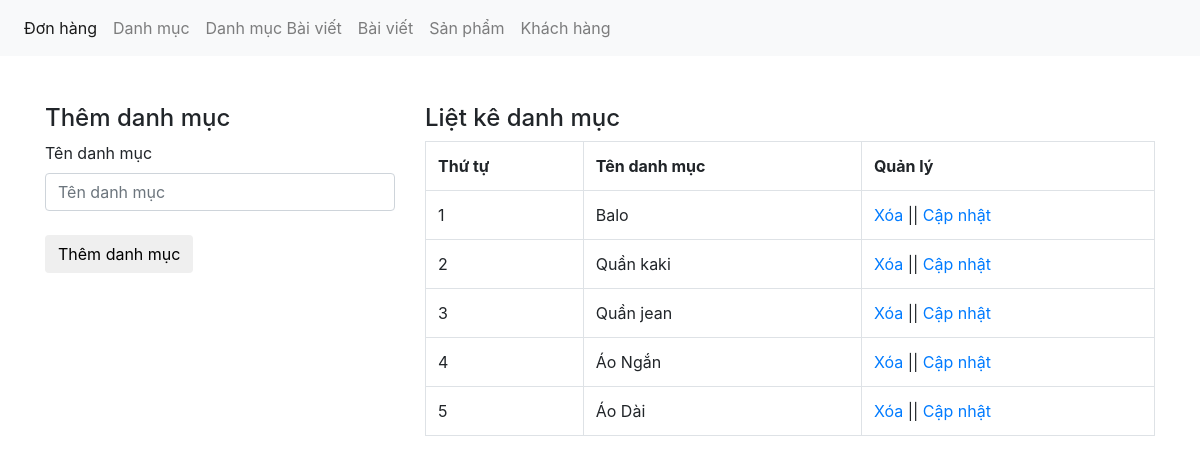
Page /admin/xulydanhmuc.php on the committed database.
### tables this page shows
CREATE TABLE `tbl_category` (
  `category_id` int(11) NOT NULL,
  `category_name` varchar(50) NOT NULL
);

### admin/xulydanhmuc.php (the view, shortened to what this page needs)
<?php
	include('../db/connect.php');
?>
<!DOCTYPE html>
<html lang="en">
<head>
	<link href="../css/bootstrap.css" rel="stylesheet" type="text/css" media="all" />
</head>
<body>
	<nav class="navbar navbar-expand-lg navbar-light bg-light">
	  <div class="collapse navbar-collapse" id="navbarNav">
	    <ul class="navbar-nav">
	      <li class="nav-item active">
	        <a class="nav-link" href="xulydonhang.php">Đơn hàng <span class="sr-only">(current)</span></a>
	      </li>
	      <li class="nav-item">
	        <a class="nav-link" href="xulydanhmuc.php">Danh mục</a>
	      </li>
	         <li class="nav-item">
	        <a class="nav-link" href="xulydanhmucbaiviet.php">Danh mục Bài viết</a>
	      </li>
	         <li class="nav-item">
	        <a class="nav-link" href="xulybaiviet.php">Bài viết</a>
	      </li>
	      <li class="nav-item">
	        <a class="nav-link" href="xulysanpham.php">Sản phẩm</a>
	      </li>
	       <li class="nav-item">
	         <a class="nav-link" href="xulykhachhang.php">Khách hàng</a>
	      </li>
	    </ul>
	  </div>
	</nav><br><br>
	<div class="container">
		<div class="row">
			<?php
			if(isset($_GET['quanly'])=='capnhat'){
				$id_capnhat = $_GET['id'];
				$sql_capnhat = mysqli_query($con,"SELECT * FROM tbl_category WHERE category_id='$id_capnhat'");
				$row_capnhat = mysqli_fetch_array($sql_capnhat);
				?>
				<div class="col-md-4">
				<h4>Cập nhật danh mục</h4>
				<label>Tên danh mục</label>
				<form action="" method="POST">
					<input type="text" class="form-control" name="danhmuc" value="<?php echo $row_capnhat['category_name'] ?>"><br>
					<input type="hidden" class="form-control" name="id_danhmuc" value="<?php echo $row_capnhat['category_id'] ?>">
					<input type="submit" name="capnhatdanhmuc" value="Cập nhật danh mục" class="btn btn-default">
				</form>
				</div>
			<?php
			}else{
				?>
				<div class="col-md-4">
				<h4>Thêm danh mục</h4>
				<label>Tên danh mục</label>
				<form action="" method="POST">
					<input type="text" class="form-control" name="danhmuc" placeholder="Tên danh mục"><br>
					<input type="submit" name="themdanhmuc" value="Thêm danh mục" class="btn btn-default">
				</form>
				</div>
				<?php
			}
				?>
			<div class="col-md-8">
				<h4>Liệt kê danh mục</h4>
				<?php
				$sql_select = mysqli_query($con,"SELECT * FROM tbl_category ORDER BY category_id DESC");
				?>
				<table class="table table-bordered ">
					<tr>
						<th>Thứ tự</th>
						<th>Tên danh mục</th>
						<th>Quản lý</th>
					</tr>
					<?php
					$i = 0;
					while($row_category = mysqli_fetch_array($sql_select)){
						$i++;
					?>
					<tr>
						<td><?php echo $i; ?></td>
						<td><?php echo $row_category['category_name'] ?></td>
						<td><a href="?xoa=<?php echo $row_category['category_id'] ?>">Xóa</a> || <a href="?quanly=capnhat&id=<?php echo $row_category['category_id'] ?>">Cập nhật</a></td>
					</tr>
					<?php
					}
					?>
				</table>
			</div>
		</div>
	</div>
</body>
</html>

### rows in the picture
tbl_category: category_name "Balo"
tbl_category: category_name "Quần kaki"
tbl_category: category_name "Quần jean"
tbl_category: category_name "Áo Ngắn"
tbl_category: category_name "Áo Dài"
